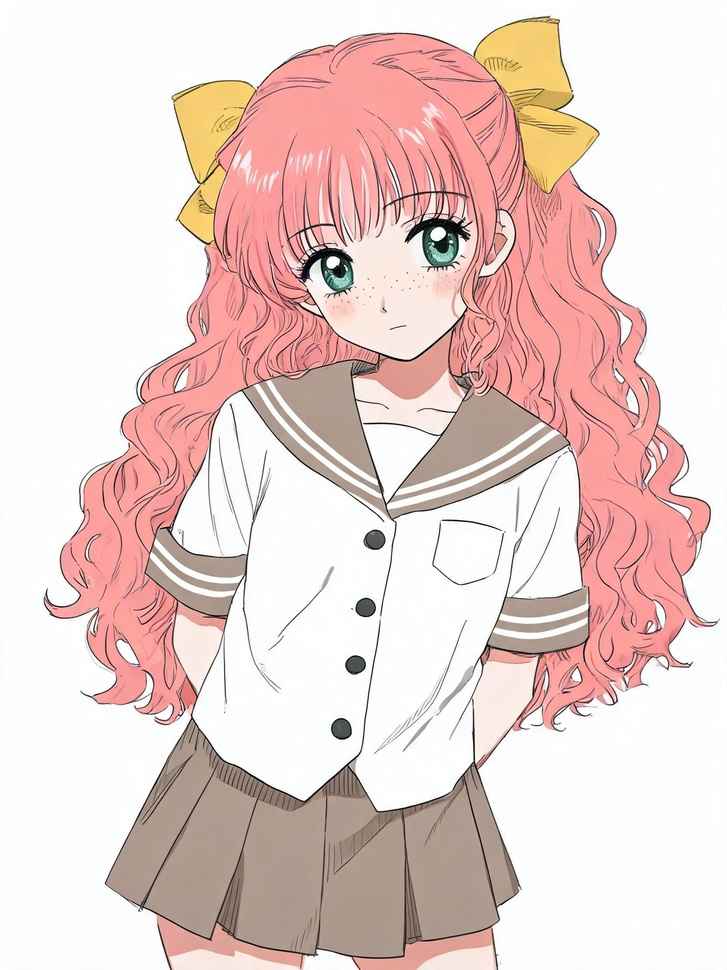
#> input picture characters/momo/girl_v3_half_hi.jpg, 727 x 970 px, shrunk from 1680 x 2240 before the run
$ python anchors_from_head.py ../../characters/momo/girl_v3_half_hi.jpg ../../characters/momo/girl_v3_sheet.jpg
#> lines starting #> are read from the running program, lines starting #| are printed output that depends on the picture; after the words box and inside, x2 and y2 are one past the last pixel; in counts of white or black regions, pixels touching at a corner belong together
"""从四栏设定图右侧的头部特写栏提取锚点，归一化到头部皮肤框。"""
import json
import sys
import numpy as np
from pathlib import Path
from PIL import Image


def main(src, dst):
#> called with dst = '../../characters/momo/girl_v3_sheet.jpg'
    im = np.array(Image.open(src).convert("RGB"))
#> im is the input picture: shape (970, 727, 3); mean R, G, B 232.7, 210.3, 205.8
    W = im.shape[1]
#> W = 727
    p = im[:, int(W * 0.76):]
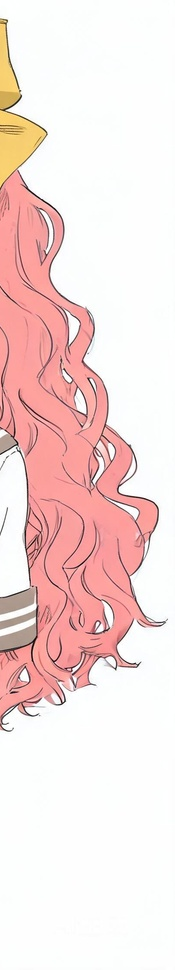
#> p: shape (970, 175, 3); mean R, G, B 245.3, 222.6, 220.3
    R, G, B = p[..., 0].astype(float), p[..., 1].astype(float), p[..., 2].astype(float)
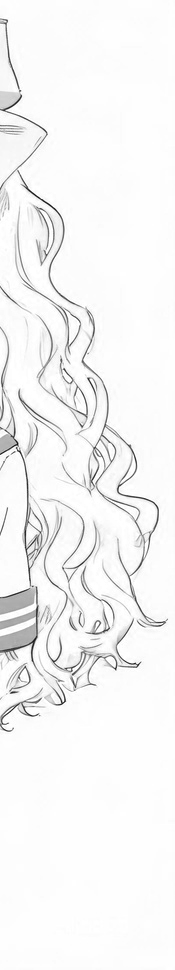
#> R: shape (970, 175) float64; min 14, max 255, mean 245.3
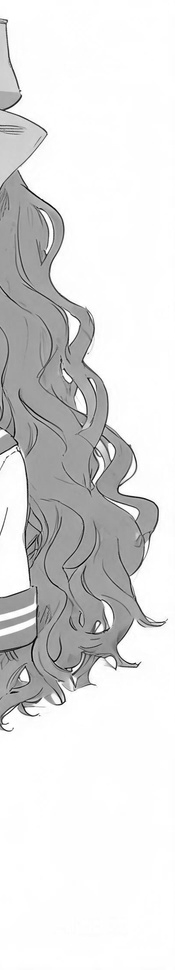
#> G: shape (970, 175) float64; min 0, max 255, mean 222.6
    skin = (R > 120) & (R > G + 6) & (G > B - 12) & (R - B > 10)
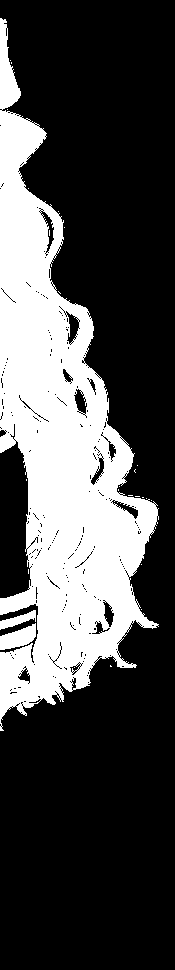
#> skin: shape (970, 175) bool; 29.6% white; 26 white regions (23 under 20 px), largest, box (x1, y1, x2, y2) and area: (0, 18, 159, 731) 49381, (0, 623, 36, 650) 576, (0, 610, 36, 630) 303
    ys, xs = np.where(skin)
    if not len(ys):
        raise SystemExit("no skin in head panel")
    y0, y1, x0, x1 = ys.min(), ys.max(), xs.min(), xs.max()
#> y0 = 18; y1 = 730; x0 = 0; x1 = 158
    lum = 0.299 * R + 0.587 * G + 0.114 * B
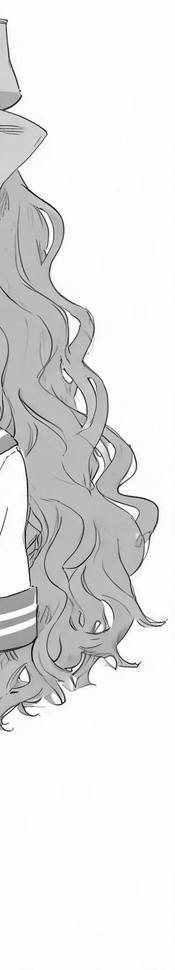
#> lum: shape (970, 175) float64; min 4.19, max 255, mean 229.1
    band = (lum < 95)[y0:y1]
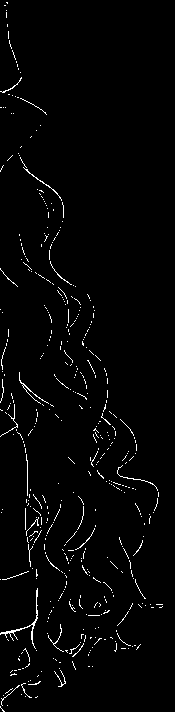
#> band: shape (712, 175) bool; 2% white in thin lines or dots
    eye_y = y0 + int(np.argmax(band.sum(1))) if band.size else y0 + (y1 - y0) // 2
#> eye_y = 650
    cx = int(np.median(xs))
#> cx = 52
    cand = skin.copy()
    cand[:eye_y + 2] = False
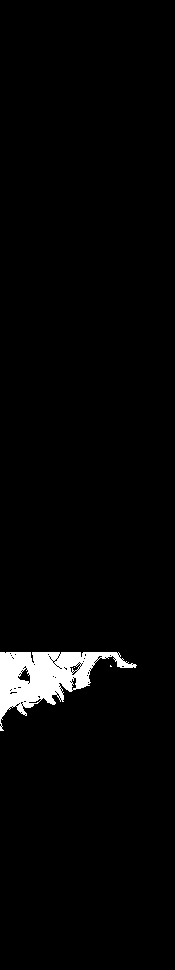
#> cand: shape (970, 175) bool; 2.6% white; 3 white regions (2 under 20 px), largest, box (x1, y1, x2, y2) and area: (0, 652, 137, 731) 4453
    cand[y1 - 3:] = False
#> cand: shape (970, 175) bool; 2.6% white; 3 white regions (2 under 20 px), largest, box (x1, y1, x2, y2) and area: (0, 652, 137, 727) 4442
    yy, xx = np.where(cand)
#> yy = 4446 values from 652 to 726; xx = 4446 values, max 136 at index 1505, min 0 at index 0, mean 44.73
    if len(yy):
        i = int(np.argmin(np.abs(xx - cx) * 2 + (yy - eye_y) * 0.1))
#> i = 50
        nx, ny = int(xx[i]), int(yy[i])
#> nx = 52; ny = 652
    else:
        nx, ny = cx, eye_y + (y1 - eye_y) // 2
    hh = max(y1 - y0, 1)
#> hh = 712
    anc = {"eye": round((eye_y - y0) / hh, 3), "chin": 1.0,
           "nose": [round((nx - x0) / max(x1 - x0, 1), 3), round((ny - y0) / hh, 3)]}
#> anc = {'eye': 0.888, 'chin': 1, 'nose': [0.329, 0.89]}
    Path(dst).write_text(json.dumps(anc, ensure_ascii=False, indent=2), encoding="utf-8")
    print(json.dumps(anc, ensure_ascii=False))
#| {"eye": 0.888, "chin": 1.0, "nose": [0.329, 0.89]}


if __name__ == "__main__":
    main(sys.argv[1], sys.argv[2])
